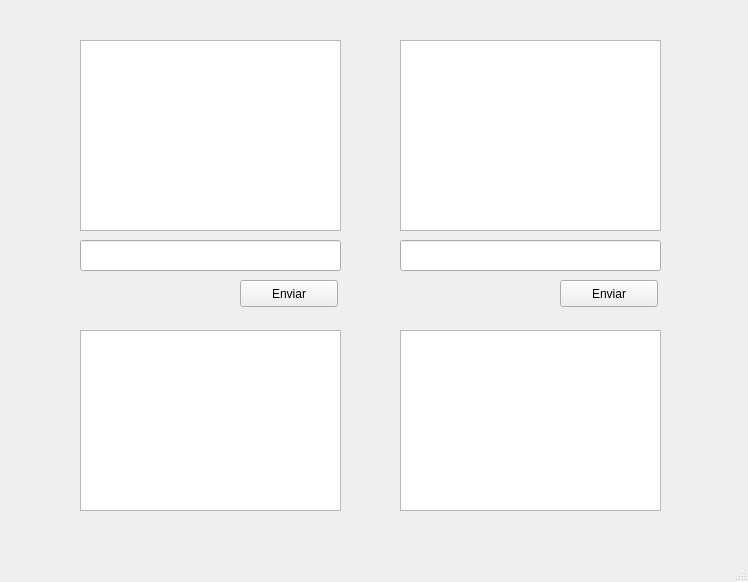
<?xml version="1.0" encoding="UTF-8"?>
<ui version="4.0">
 <class>MainWindow</class>
 <widget class="QMainWindow" name="MainWindow">
  <property name="geometry">
   <rect>
    <x>0</x>
    <y>0</y>
    <width>748</width>
    <height>582</height>
   </rect>
  </property>
  <property name="windowTitle">
   <string>MainWindow</string>
  </property>
  <widget class="QWidget" name="centralwidget">
   <widget class="QPushButton" name="pushButton">
    <property name="geometry">
     <rect>
      <x>240</x>
      <y>280</y>
      <width>98</width>
      <height>27</height>
     </rect>
    </property>
    <property name="text">
     <string>Enviar</string>
    </property>
   </widget>
   <widget class="QLineEdit" name="lineEdit">
    <property name="geometry">
     <rect>
      <x>80</x>
      <y>240</y>
      <width>261</width>
      <height>31</height>
     </rect>
    </property>
   </widget>
   <widget class="QPushButton" name="pushButton_2">
    <property name="geometry">
     <rect>
      <x>560</x>
      <y>280</y>
      <width>98</width>
      <height>27</height>
     </rect>
    </property>
    <property name="text">
     <string>Enviar</string>
    </property>
   </widget>
   <widget class="QLineEdit" name="lineEdit_2">
    <property name="geometry">
     <rect>
      <x>400</x>
      <y>240</y>
      <width>261</width>
      <height>31</height>
     </rect>
    </property>
   </widget>
   <widget class="QPlainTextEdit" name="plainTextEdit">
    <property name="enabled">
     <bool>true</bool>
    </property>
    <property name="geometry">
     <rect>
      <x>80</x>
      <y>40</y>
      <width>261</width>
      <height>191</height>
     </rect>
    </property>
    <property name="plainText">
     <string/>
    </property>
   </widget>
   <widget class="QPlainTextEdit" name="plainTextEdit_2">
    <property name="geometry">
     <rect>
      <x>80</x>
      <y>330</y>
      <width>261</width>
      <height>181</height>
     </rect>
    </property>
   </widget>
   <widget class="QPlainTextEdit" name="plainTextEdit_3">
    <property name="geometry">
     <rect>
      <x>400</x>
      <y>40</y>
      <width>261</width>
      <height>191</height>
     </rect>
    </property>
   </widget>
   <widget class="QPlainTextEdit" name="plainTextEdit_4">
    <property name="geometry">
     <rect>
      <x>400</x>
      <y>330</y>
      <width>261</width>
      <height>181</height>
     </rect>
    </property>
   </widget>
  </widget>
  <widget class="QMenuBar" name="menubar">
   <property name="geometry">
    <rect>
     <x>0</x>
     <y>0</y>
     <width>748</width>
     <height>25</height>
    </rect>
   </property>
  </widget>
  <widget class="QStatusBar" name="statusbar"/>
 </widget>
 <resources/>
 <connections/>
</ui>
